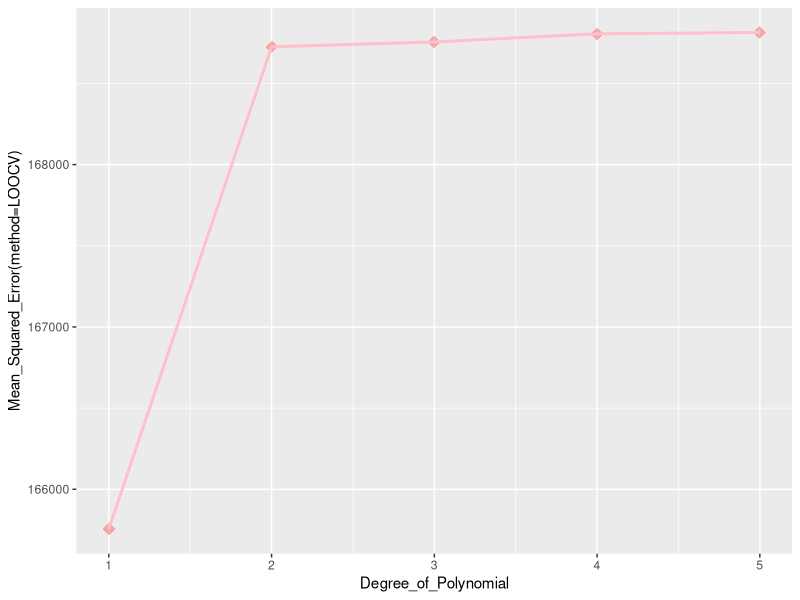
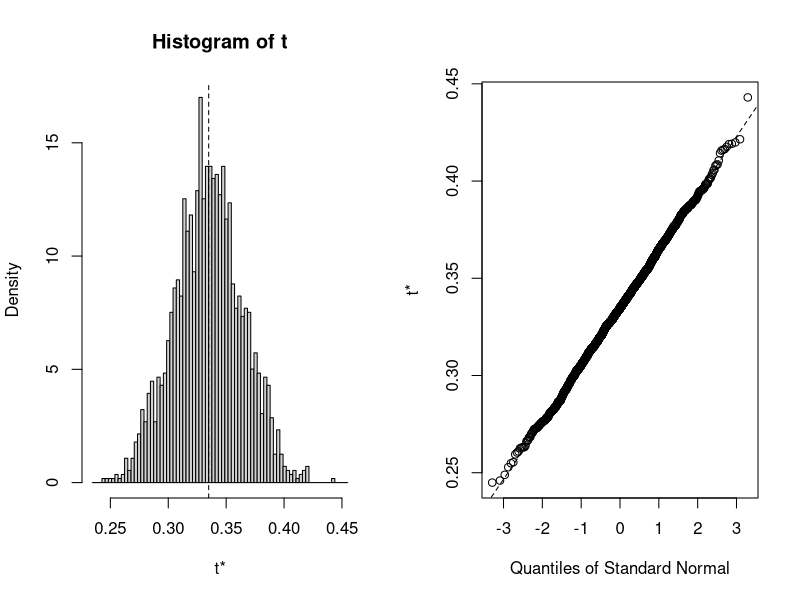

Recreate these plots in R, in order.
library(AER)
library(boot)
library(ggplot2)
##
data('CPS1988')
set.seed(1)
s=sample(28155,1000)
dat=CPS1988[s,]
#####2
cv.error=rep(0,5)
for (i in 1:5){
  glm.fit=glm(dat$wage~poly(dat$education,i),data=dat,)
  cv.error[i]=cv.glm(dat,glm.fit)$delta[1]
}
cv.err=data.frame(cv.error)
ggplot(cv.err,aes(x=(1:5),y=cv.err[,1]))+geom_point(alpha=0.3,color='red',size=4,shape=18)+geom_line(size=1,col='pink')+labs(x='Degree_of_Polynomial',y='Mean_Squared_Error(method=LOOCV)')

#####3
bootC = function(data,i) {
  cor(dat$education[i],dat$wage[i],
      use = "complete.obs", method = "spearman")
}
set.seed(2)
bootResult=boot(dat,bootC,2000)
plot(bootResult)
bootResult
